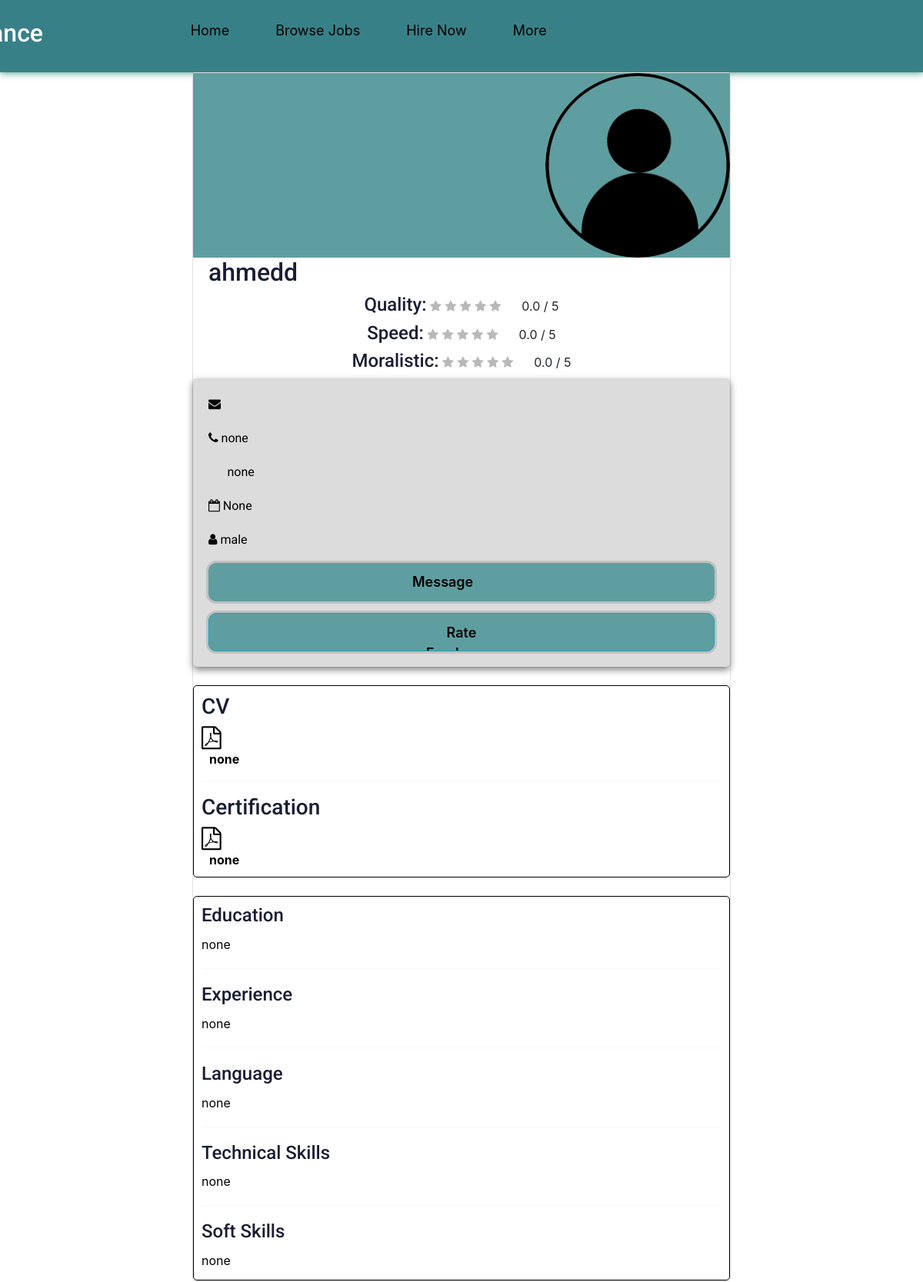
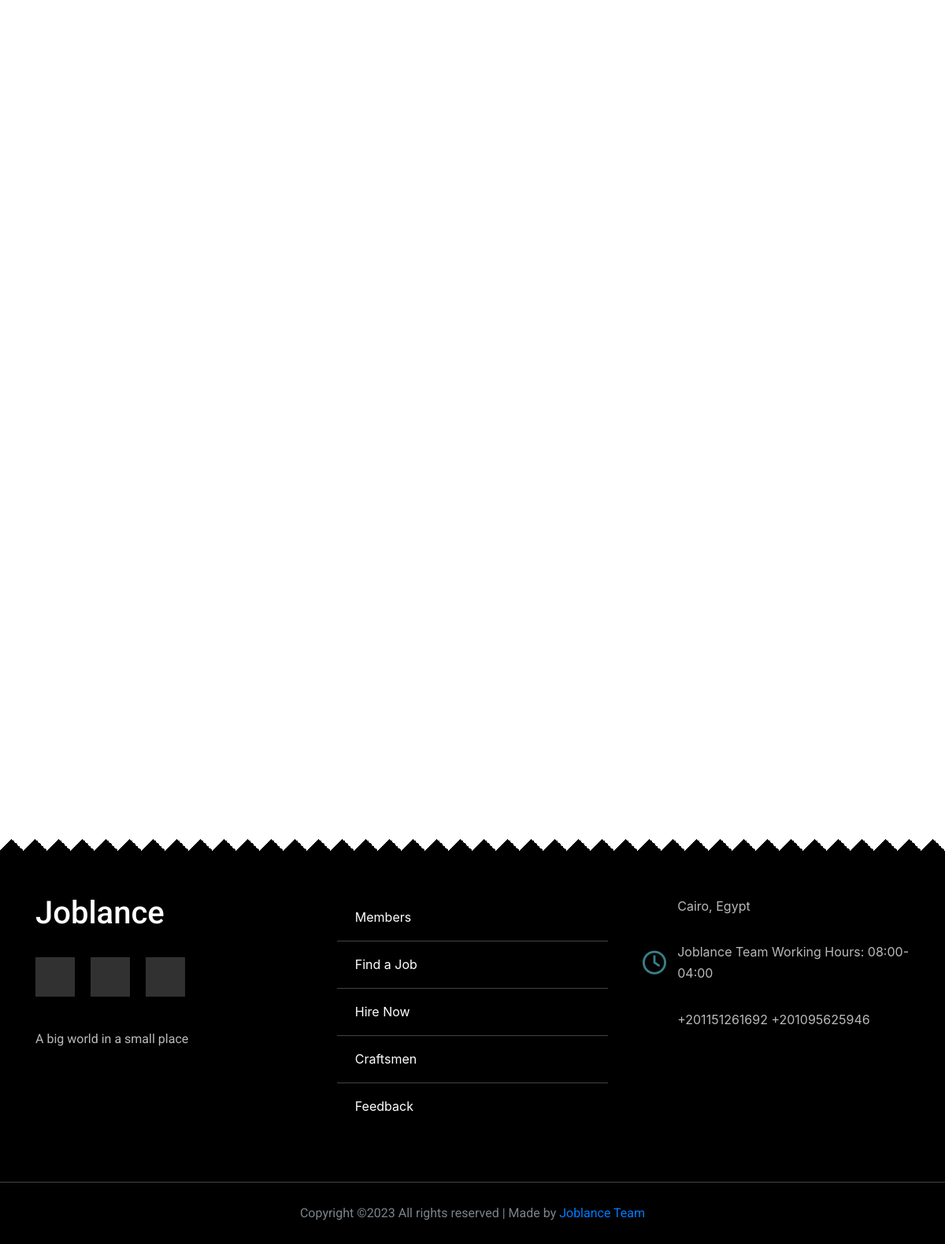
Screenshot of /profile/4 with the database file from the repository (2 pictures, top to bottom).
### profiles/models.py (models this page shows, shortened)
class Profile(models.Model):
    image = models.ImageField(default='user.png', upload_to=image_upload)
    user = models.OneToOneField(User, on_delete=models.CASCADE)
    slug = models.SlugField(null=True, blank=True)
    email = models.EmailField(max_length=30, default='none')
    phone_number = models.CharField(max_length=15, default='none')
    city = models.CharField(max_length=30, default='none')
    gender = models.CharField(max_length=15, default='male')
    education = models.CharField(default='none', max_length=200)
    tecskill = models.CharField(default='none', max_length=200)
    softskill = models.CharField(default='none', max_length=200)
    language = models.CharField(default='none', max_length=200)
    experience = models.CharField(default='none', max_length=400)
    bio = models.TextField(default='none')
    dob = models.DateField(blank=True, null=True)
    cv = models.FileField(upload_to=user_directory_path,
                          max_length=40, default='none')
    file = models.FileField(upload_to=user_directory_path,
                            max_length=40, default='none')
    face=models.CharField(null=False,blank=False, max_length=200)
    class Meta:
        ordering = ['-id']
    face_name = models.CharField(null=True, blank=True, max_length=200)
    def average_quality(self):
         review = Rate.objects.filter(RA_Other=self).aggregate(average=Avg('RAtingQuality'))
         avg = 0
         if review["average"] is not None:
             avg = float(review["average"])
         return avg
    def average_speed(self):
         review = Rate.objects.filter(RA_Other=self).aggregate(average=Avg('RAtingSpeed'))
         avg = 0
         if review["average"] is not None:
             avg = float(review["average"])
         return avg
    def average_moralistic(self):
         review = Rate.objects.filter(RA_Other=self).aggregate(average=Avg('RAtingMoralistic'))
         avg = 0
         if review["average"] is not None:
             avg = float(review["average"])
         return avg

### profiles/views.py (the view)
# urls.py: path('<int:id>', views.other, name='other'),
def other(request, id):
    profile = Profile.objects.get(id=id)
    Revq = profile.average_quality()
    Revs = profile.average_speed()
    Revm = profile.average_moralistic()
    rating_details = Rate.objects.filter(RA_Other=profile)
    context = {'user': profile ,'rating_details': rating_details , 'RAtingQuality':Revq ,
                'RAtingSpeed':Revs , 'RAtingMoralistic':Revm
                }
    return render(request, 'profiles/other.html', context)

### profiles/templates/profiles/other.html (shortened to what this page needs)
{% load static %}
{% block content %}
<!DOCTYPE html>
<html lang="en">
<head>
    <link rel="stylesheet" href="{% static 'css/mayarstyle.css' %}">
    <link href="https://stackpath.bootstrapcdn.com/font-awesome/4.7.0/css/font-awesome.min.css" rel="stylesheet">
    <link href="https://cdn.jsdelivr.net/npm/bootstrap@5.2.3/dist/css/bootstrap.min.css" rel="stylesheet">
    <link rel="stylesheet" href="{% static 'css/normalize.css' %}">
    <link rel="stylesheet" href="{% static 'css/morsy.css' %}">
    <link rel="stylesheet" href="{% static 'css/ratingOther.css' %}">
    <link rel="stylesheet" href="{% static 'css/style.css'%}">
    <link rel="stylesheet" href="{% static 'css/morsy.min.css' %}">
    <link rel="stylesheet" href="https://stackpath.bootstrapcdn.com/bootstrap/4.3.1/css/bootstrap.min.css">
<link rel="stylesheet" href="https://cdnjs.cloudflare.com/ajax/libs/font-awesome/4.7.0/css/font-awesome.min.css">
    <link rel="stylesheet" href="{% static 'css/search.css' %}">
</head>
<body>
    <Header>
        <div class="container">
            <a href="{% url 'pages:index' %}" class="logo">
                <h2 style="color: #fff;">Joblance</h2>
            </a>
            <ul class="links">
                <li><a href="{% url 'pages:home' %}">Home</a></li>
                <li><a href="{% url 'jobs:job_list' %}">Browse Jobs</a></li>
                <li><a href="{% url 'profiles:others' %}">Hire Now</a></li>
                <li>
                    <a href="#" class="io">More</a>
                </li>
            </ul>
        </div>
    </Header>
    <section>
        <center>
            <div class="profile">
                <div class="card">
                    <div class="image">
                        <img src="{{user.image.url }}" alt="face">
                    </div>
                    <div class="content">
                        <h2>{{user.user}}</h2>
                    </div>
                    <div class="review-feedback BQ">
                        <h4>Quality:</h4>
                        <span class="fa {% if RAtingQuality == 0.5 %}fa-star-half-full {% elif RAtingQuality < 0.5 %}fa fa-star{% elif  RAtingQuality > 0.5 %}fa fa-star-full{% endif %}"></span>
                        <span class="fa {% if RAtingQuality == 1.5 %}fa-star-half-full {% elif RAtingQuality < 1.5 %}fa fa-star{% elif  RAtingQuality > 1.5 %}fa fa-star-full{% endif %}"></span>
                        <span class="fa {% if RAtingQuality == 2.5 %}fa-star-half-full {% elif RAtingQuality < 2.5 %}fa fa-star{% elif  RAtingQuality > 2.5 %}fa fa-star-full{% endif %}"></span>
                        <span class="fa {% if RAtingQuality == 3.5 %}fa-star-half-full {% elif RAtingQuality < 3.5 %}fa fa-star{% elif  RAtingQuality > 3.5 %}fa fa-star-full{% endif %}"></span>
                        <span class="fa {% if RAtingQuality == 4.5 %}fa-star-half-full {% elif RAtingQuality < 4.5 %}fa fa-star{% elif  RAtingQuality > 4.5 %}fa fa-star-full{% endif %}"></span>&nbsp;&nbsp;&nbsp;&nbsp;&nbsp;
                        {{RAtingQuality | stringformat:".1f"}} / 5
                    </div>
                    <div class="review-feedback BS">
                        <h4>Speed:</h4>
                        <span class="fa {% if RAtingSpeed == 0.5 %}fa-star-half-full {% elif RAtingSpeed < 0.5 %}fa fa-star{% elif  RAtingSpeed > 0.5 %}fa fa-star-full{% endif %}"></span>
                        <span class="fa {% if RAtingSpeed == 1.5 %}fa-star-half-full {% elif RAtingSpeed < 1.5 %}fa fa-star{% elif  RAtingSpeed > 1.5 %}fa fa-star-full{% endif %}"></span>
                        <span class="fa {% if RAtingSpeed == 2.5 %}fa-star-half-full {% elif RAtingSpeed < 2.5 %}fa fa-star{% elif  RAtingSpeed > 2.5 %}fa fa-star-full{% endif %}"></span>
                        <span class="fa {% if RAtingSpeed == 3.5 %}fa-star-half-full {% elif RAtingSpeed < 3.5 %}fa fa-star{% elif  RAtingSpeed > 3.5 %}fa fa-star-full{% endif %}"></span>
                        <span class="fa {% if RAtingSpeed == 4.5 %}fa-star-half-full {% elif RAtingSpeed < 4.5 %}fa fa-star{% elif  RAtingSpeed > 4.5 %}fa fa-star-full{% endif %}"></span>&nbsp;&nbsp;&nbsp;&nbsp;&nbsp;
                        {{RAtingSpeed | stringformat:".1f"}} / 5
                    </div>
                    <div class="review-feedback BM">
                        <h4>Moralistic:</h4>
                        <span class="fa {% if RAtingMoralistic == 0.5 %}fa-star-half-full {% elif RAtingMoralistic < 0.5 %}fa fa-star{% elif  RAtingMoralistic > 0.5 %}fa fa-star-full{% endif %}"></span>
                        <span class="fa {% if RAtingMoralistic == 1.5 %}fa-star-half-full {% elif RAtingMoralistic < 1.5 %}fa fa-star{% elif  RAtingMoralistic > 1.5 %}fa fa-star-full{% endif %}"></span>
                        <span class="fa {% if RAtingMoralistic == 2.5 %}fa-star-half-full {% elif RAtingMoralistic < 2.5 %}fa fa-star{% elif  RAtingMoralistic > 2.5 %}fa fa-star-full{% endif %}"></span>
                        <span class="fa {% if RAtingMoralistic == 3.5 %}fa-star-half-full {% elif RAtingMoralistic < 3.5 %}fa fa-star{% elif  RAtingMoralistic > 3.5 %}fa fa-star-full{% endif %}"></span>
                        <span class="fa {% if RAtingMoralistic == 4.5 %}fa-star-half-full {% elif RAtingMoralistic < 4.5 %}fa fa-star{% elif  RAtingMoralistic > 4.5 %}fa fa-star-full{% endif %}"></span>&nbsp;&nbsp;&nbsp;&nbsp;&nbsp;
                        {{RAtingMoralistic | stringformat:".1f"}} / 5
                    </div>
                    <div class="main">
                        <p style="color:black"><i class="fa fa-envelope ">
                            </i> {{user.user.email}}</p>
                        <p style="color:black"><i class="fa fa-phone">
                            </i> {{user.phone_number}}</p>
                        <p style="color:black"><i class="fas fa-map-marker-alt fa-fw" aria-hidden="true">
                            </i> {{user.city}}</p>
                        <p style="color:black"><i class="fa fa-calendar-o">
                            </i> {{user.dob}}</p>
                        <p style="color:black"><i class="fa fa-user ">
                            </i> {{user.gender}}
                        </p>
                            <div class="options">
                                <a href="https://www.facebook.com/messages/t/{{user.face_name}}"
                                    style =
                                        "
                                        margin-top: 15px;
                                        color: black;
                                        padding: 11px 265px;
                                        text-decoration: none;
                                        font-weight: 600;
                                        font-size: 18px;
                                        height: 50px;
                                        background-color: cadetblue;
                                        border-radius: 10px;
                                        overflow: hidden;
                                        display: flex;
                                        flex-direction: column;
                                        box-shadow: 0px 0px 0px 3px rgb(0, 0, 0, 12%);
                                        "
                                >Message</a>
                            </div>
                            <div>
                                <button type="button" class="btn btn-info" data-toggle="collapse" data-target="#demo"
                                style =
                                "
                                margin-top: 15px;
                                color: black;
                                padding: 11px 265px;
                                text-decoration: none;
                                font-weight: 600;
                                font-size: 18px;
                                height: 50px;
                                background-color: cadetblue;
                                border-radius: 10px;
                                overflow: hidden;
                                display: flex;
                                flex-direction: column;
                                box-shadow: 0px 0px 0px 3px rgb(0, 0, 0, 12%);
                                "
                                >Rate Freelancer</button>
                            </div>
                    </div>
                <br/>
        <div class="us"
            style=
            "margin-top: 0px;
           padding-top: 0px;
           padding :10px;
           color: black;
           font-size: 1rem;
           border-radius: 5px;
           border: 1px solid black;
           height: 250px;
           text-align: left;
           display: grid">
                        <h3>CV</h3>
                        <i class="fa fa-file-pdf-o" aria-hidden="true" style="font-size: 30px;"></i> <strong
                            style="padding-left: 10px;"><a href="{{ profile.cv.url }}" style="color: black;text-decoration:none;
          ">{{user.cv}}</a></strong>
                        <hr>
                        <h3>Certification</h3>
                        <i class="fa fa-file-pdf-o" aria-hidden="true" style="font-size: 30px;"></i> <strong
                            style="padding-left: 10px;"><a href="{{ profile.file.url }}" style="color: black;
           text-decoration:none;">{{user.file}}</a></strong>
                    </div>
                    <br />
                    <div class="infomayar" style="margin-top: 0px;
           padding-top: 0px;
           padding :10px;
           color: black;
           font-size: 1rem;
           border-radius: 5px;
           border: 1px solid black;
           height: 500px;
           text-align: left;
           display: grid">
                        <h4>Education</h4>
                        {{user.education}}
                        <hr>
                        <h4>Experience</h4>
                        {{user.experience}}
                        <hr>
                        <h4>Language</h4>
                        {{user.language}}
                        <hr>
                        <h4>Technical Skills</h4>
                        {{user.tecskill}}
                        <hr>
                        <h4>Soft Skills</h4>
                        {{user.softskill}}
                    </div>
                </div>
            </div>
        </center>
    </section>
    <br>
    <br>
    <br>
    <br>
    <br>
    <br>
    <br>
    <br>
    <br>
    <br>
    <br>
    <br>
    <br>
    <br>
    <br>
    <br>
    <br>
    <br>
    <br>
    <br>
    <br>
    <br>
    <br>
    <br>
    <br>
    <br>
    <br>
    <br>
    <br>
    <br>
    <br>
    <br>
    <br>
    <br>
    <section style="margin-top: 250px;">
<footer>
    <div class="container">
        <div class="box">
            <h3 style="color: #fff;">Joblance</h3>
            <br>
            <ul class="social">
                <li>
                    <a href="#" class="facebook">
                        <i class="fab fa-facebook-f"></i>
                    </a>
                </li>
                <li>
                    <a href="#" class="twitter">
                        <i class="fab fa-twitter"></i>
                    </a>
                </li>
                <li>
                    <a href="#" class="youtube">
                        <i class="fab fa-youtube"></i>
                    </a>
                </li>
            </ul>
            <br>
            <p class="text">
                A big world in a small place
            </p>
        </div>
        <div class="box">
            <ul class="links">
                <li>
                    <a href="{% url 'features:members' %}">Members</a>
                </li>
                <li>
                    <a href="{% url 'jobs:job_list' %}">Find a Job</a>
                </li>
                <li>
                    <a href="{% url 'profiles:others' %}">Hire Now</a>
                </li>
                <li>
                    <a href="{% url 'features:craftsmen' %}">Craftsmen</a>
                </li>
                <li>
                    <a href="{% url 'pages:feedback' %}">Feedback</a>
                </li>
            </ul>
        </div>
        <div class="box">
            <div class="line">
                <i class="fas fa-map-marker-alt fa-fw"></i>
                <div class="info">
                    Cairo, Egypt
                </div>
            </div>
            <div class="line">
                <i class="far fa-clock fa-fw"></i>
                <div class="info">
                    Joblance Team Working Hours: 08:00-04:00
                </div>
            </div>
            <div class="line">
                <i class="fas fa-phone-volume fa-fw"></i>
                <div class="info">
                    +201151261692
                    +201095625946
                </div>
            </div>
        </div>
    </div>
   <p class="copyright">Copyright &copy;<script>document.write(new Date().getFullYear());</script> All rights reserved | Made by <a href="{% url 'features:members' %}" target="_blank">Joblance Team</a> </p>
</footer>
    </section>
</body>
</html>
{% endblock content %}

### rows the page displays
Profile: image (placeholder picture), user "ahmedd", phone_number "none", city "none", dob "None", gender "male", cv "none", file "none", education "none", experience "none", language "none", tecskill "none", softskill "none"

### other values shown
{{ RAtingQuality | stringformat:".1f" }} "0.0"
{{ RAtingSpeed | stringformat:".1f" }} "0.0"
{{ RAtingMoralistic | stringformat:".1f" }} "0.0"
